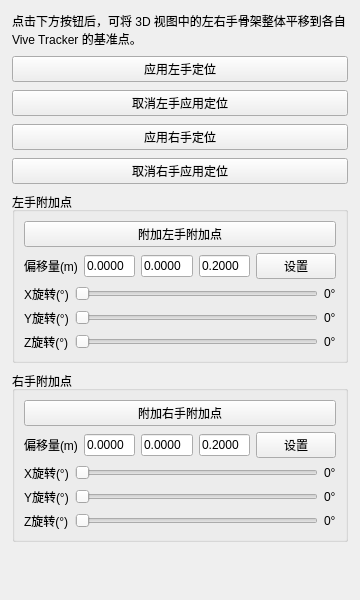
<?xml version="1.0" encoding="UTF-8"?>
<ui version="4.0">
 <class>CaliApplyWidget</class>
 <widget class="QWidget" name="CaliApplyWidget">
  <property name="geometry">
   <rect>
    <x>0</x>
    <y>0</y>
    <width>360</width>
    <height>600</height>
   </rect>
  </property>
  <property name="sizePolicy">
   <sizepolicy hsizetype="Expanding" vsizetype="Expanding">
    <horstretch>0</horstretch>
    <verstretch>0</verstretch>
   </sizepolicy>
  </property>
  <layout class="QVBoxLayout" name="mainLayout">
   <property name="leftMargin">
    <number>12</number>
   </property>
   <property name="topMargin">
    <number>12</number>
   </property>
   <property name="rightMargin">
    <number>12</number>
   </property>
   <property name="bottomMargin">
    <number>12</number>
   </property>
   <property name="spacing">
    <number>8</number>
   </property>
   <item>
    <widget class="QLabel" name="descriptionLabel">
     <property name="text">
    <string>点击下方按钮后，可将 3D 视图中的左右手骨架整体平移到各自 Vive Tracker 的基准点。</string>
     </property>
     <property name="wordWrap">
      <bool>true</bool>
     </property>
    </widget>
   </item>
   <item>
    <widget class="QPushButton" name="applyLocationButton">
     <property name="text">
      <string>应用左手定位</string>
     </property>
    </widget>
   </item>
   <item>
    <widget class="QPushButton" name="cancelApplyLocationButton">
     <property name="text">
      <string>取消左手应用定位</string>
     </property>
    </widget>
   </item>
   <item>
    <widget class="QPushButton" name="applyRightLocationButton">
     <property name="text">
      <string>应用右手定位</string>
     </property>
    </widget>
   </item>
   <item>
    <widget class="QPushButton" name="cancelApplyRightLocationButton">
     <property name="text">
      <string>取消右手应用定位</string>
     </property>
    </widget>
   </item>
    <item>
     <widget class="QGroupBox" name="leftAttachAxisGroupBox">
      <property name="title">
        <string>左手附加点</string>
      </property>
      <layout class="QVBoxLayout" name="leftAttachAxisLayout">
        <item>
         <widget class="QPushButton" name="leftAttachAxisButton">
          <property name="text">
            <string>附加左手附加点</string>
          </property>
         </widget>
        </item>
          <item>
           <layout class="QHBoxLayout" name="leftAttachAxisOffsetLayout">
            <item>
             <widget class="QLabel" name="leftAttachAxisOffsetLabel">
              <property name="text">
               <string>偏移量(m)</string>
              </property>
             </widget>
            </item>
            <item>
             <widget class="QLineEdit" name="leftAttachAxisXEdit">
              <property name="text">
               <string>0.0000</string>
              </property>
             </widget>
            </item>
            <item>
             <widget class="QLineEdit" name="leftAttachAxisYEdit">
              <property name="text">
               <string>0.0000</string>
              </property>
             </widget>
            </item>
            <item>
             <widget class="QLineEdit" name="leftAttachAxisZEdit">
              <property name="text">
               <string>0.2000</string>
              </property>
             </widget>
            </item>
            <item>
             <widget class="QPushButton" name="leftAttachAxisSetButton">
              <property name="text">
               <string>设置</string>
              </property>
             </widget>
            </item>
           </layout>
          </item>
            <item>
             <layout class="QHBoxLayout" name="leftAttachAxisXRotationLayout">
            <item>
             <widget class="QLabel" name="leftAttachAxisXRotationLabel">
              <property name="text">
               <string>X旋转(°)</string>
              </property>
             </widget>
            </item>
            <item>
             <widget class="QSlider" name="leftAttachAxisXRotationSlider">
              <property name="orientation">
               <enum>Qt::Horizontal</enum>
              </property>
              <property name="minimum">
               <number>0</number>
              </property>
              <property name="maximum">
               <number>360</number>
              </property>
             </widget>
            </item>
            <item>
             <widget class="QLabel" name="leftAttachAxisXRotationValueLabel">
              <property name="text">
               <string>0°</string>
              </property>
             </widget>
            </item>
             </layout>
            </item>
            <item>
             <layout class="QHBoxLayout" name="leftAttachAxisYRotationLayout">
            <item>
             <widget class="QLabel" name="leftAttachAxisYRotationLabel">
              <property name="text">
               <string>Y旋转(°)</string>
              </property>
             </widget>
            </item>
            <item>
             <widget class="QSlider" name="leftAttachAxisYRotationSlider">
              <property name="orientation">
               <enum>Qt::Horizontal</enum>
              </property>
              <property name="minimum">
               <number>0</number>
              </property>
              <property name="maximum">
               <number>360</number>
              </property>
             </widget>
            </item>
            <item>
             <widget class="QLabel" name="leftAttachAxisYRotationValueLabel">
              <property name="text">
               <string>0°</string>
              </property>
             </widget>
            </item>
             </layout>
            </item>
            <item>
             <layout class="QHBoxLayout" name="leftAttachAxisZRotationLayout">
            <item>
             <widget class="QLabel" name="leftAttachAxisZRotationLabel">
              <property name="text">
               <string>Z旋转(°)</string>
              </property>
             </widget>
            </item>
            <item>
             <widget class="QSlider" name="leftAttachAxisZRotationSlider">
              <property name="orientation">
               <enum>Qt::Horizontal</enum>
              </property>
              <property name="minimum">
               <number>0</number>
              </property>
              <property name="maximum">
               <number>360</number>
              </property>
             </widget>
            </item>
            <item>
             <widget class="QLabel" name="leftAttachAxisZRotationValueLabel">
              <property name="text">
               <string>0°</string>
              </property>
             </widget>
            </item>
             </layout>
            </item>
      </layout>
     </widget>
    </item>
    <item>
     <widget class="QGroupBox" name="rightAttachAxisGroupBox">
      <property name="title">
       <string>右手附加点</string>
      </property>
      <layout class="QVBoxLayout" name="rightAttachAxisLayout">
       <item>
      <widget class="QPushButton" name="rightAttachAxisButton">
       <property name="text">
        <string>附加右手附加点</string>
       </property>
      </widget>
       </item>
       <item>
      <layout class="QHBoxLayout" name="rightAttachAxisOffsetLayout">
       <item>
        <widget class="QLabel" name="rightAttachAxisOffsetLabel">
         <property name="text">
        <string>偏移量(m)</string>
         </property>
        </widget>
       </item>
       <item>
        <widget class="QLineEdit" name="rightAttachAxisXEdit">
         <property name="text">
        <string>0.0000</string>
         </property>
        </widget>
       </item>
       <item>
        <widget class="QLineEdit" name="rightAttachAxisYEdit">
         <property name="text">
        <string>0.0000</string>
         </property>
        </widget>
       </item>
       <item>
        <widget class="QLineEdit" name="rightAttachAxisZEdit">
         <property name="text">
        <string>0.2000</string>
         </property>
        </widget>
       </item>
       <item>
        <widget class="QPushButton" name="rightAttachAxisSetButton">
         <property name="text">
        <string>设置</string>
         </property>
        </widget>
       </item>
      </layout>
       </item>
         <item>
          <layout class="QHBoxLayout" name="rightAttachAxisXRotationLayout">
           <item>
            <widget class="QLabel" name="rightAttachAxisXRotationLabel">
             <property name="text">
              <string>X旋转(°)</string>
             </property>
            </widget>
           </item>
           <item>
            <widget class="QSlider" name="rightAttachAxisXRotationSlider">
             <property name="orientation">
              <enum>Qt::Horizontal</enum>
             </property>
             <property name="minimum">
              <number>0</number>
             </property>
             <property name="maximum">
              <number>360</number>
             </property>
            </widget>
           </item>
           <item>
            <widget class="QLabel" name="rightAttachAxisXRotationValueLabel">
             <property name="text">
              <string>0°</string>
             </property>
            </widget>
           </item>
          </layout>
         </item>
         <item>
          <layout class="QHBoxLayout" name="rightAttachAxisYRotationLayout">
           <item>
            <widget class="QLabel" name="rightAttachAxisYRotationLabel">
             <property name="text">
              <string>Y旋转(°)</string>
             </property>
            </widget>
           </item>
           <item>
            <widget class="QSlider" name="rightAttachAxisYRotationSlider">
             <property name="orientation">
              <enum>Qt::Horizontal</enum>
             </property>
             <property name="minimum">
              <number>0</number>
             </property>
             <property name="maximum">
              <number>360</number>
             </property>
            </widget>
           </item>
           <item>
            <widget class="QLabel" name="rightAttachAxisYRotationValueLabel">
             <property name="text">
              <string>0°</string>
             </property>
            </widget>
           </item>
          </layout>
         </item>
         <item>
          <layout class="QHBoxLayout" name="rightAttachAxisZRotationLayout">
           <item>
            <widget class="QLabel" name="rightAttachAxisZRotationLabel">
             <property name="text">
              <string>Z旋转(°)</string>
             </property>
            </widget>
           </item>
           <item>
            <widget class="QSlider" name="rightAttachAxisZRotationSlider">
             <property name="orientation">
              <enum>Qt::Horizontal</enum>
             </property>
             <property name="minimum">
              <number>0</number>
             </property>
             <property name="maximum">
              <number>360</number>
             </property>
            </widget>
           </item>
           <item>
            <widget class="QLabel" name="rightAttachAxisZRotationValueLabel">
             <property name="text">
              <string>0°</string>
             </property>
            </widget>
           </item>
          </layout>
         </item>
      </layout>
     </widget>
    </item>
   <item>
    <spacer name="verticalSpacer">
     <property name="orientation">
      <enum>Qt::Vertical</enum>
     </property>
     <property name="sizeHint" stdset="0">
      <size>
       <width>20</width>
       <height>40</height>
      </size>
     </property>
    </spacer>
   </item>
  </layout>
 </widget>
 <resources/>
 <connections/>
</ui>
